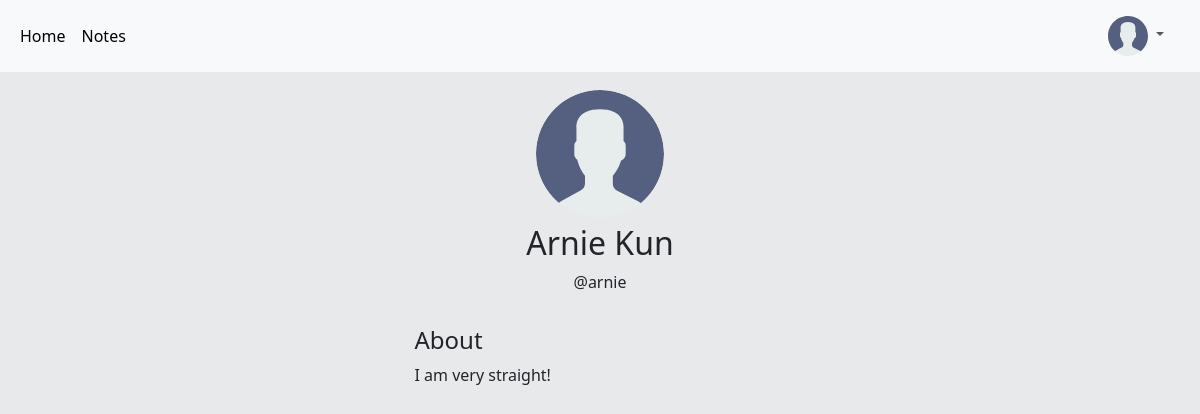
Page /user-profile/1 (signed in) on the committed database.
### base/models.py (models this page shows)
class User(AbstractUser):
    name = models.CharField(max_length=200, null=True)
    email = models.EmailField(unique=True, null=True)
    bio = models.TextField(null=True)
    avatar = models.ImageField(null=True, default='avatar.svg')
    REQUIRED_FIELDS=[]

### base/views.py (the view)
# urls.py: path('user-profile/<str:pk>', views.userProfile, name="user-profile"),
def userProfile(request, pk):
    user = User.objects.get(id=pk)
    context={'user':user}
    return render(request, 'base/profile.html', context)

### base/templates/base/profile.html (shortened to what this page needs)
{% extends 'main.html' %}
{% block content %}
<div class="top-gap-layout">
<main class="profile-page layout layout--3">
    <div class="container">
      <div class="roomList">
        <div class="profile">
          <div class="profile__avatar">
            <div class="avatar avatar--large active">
              <img src="{{user.avatar.url}}" />
            </div>
          </div>
          <div class="profile__info">
            <h3>{{user.name}}</h3>
            <p>@{{user.username}}</p>
          </div>
          <div class="profile__about">
            <h4>About</h4>
            <p>
              {{user.bio}}
            </p>
          </div>
        </div>
      </div>
    </div>
</main>
</div>
{% endblock content %}

### templates/navbar.html (shortened to what this page needs)
<nav class="navbar navbar-expand-lg bg-body-tertiary">
  <div class="container-fluid">
    <div class="collapse navbar-collapse" id="navbarSupportedContent">
      <ul class="navbar-nav me-auto mb-2 mb-lg-0">
        <div class="navbar-outline">
          <li class="left-navbar">
              <a class="nav-link active" aria-current="page" href="{% url 'home' %}">Home</a>
              <a class="nav-link active" aria-current="page" href="{% url 'note-page' %}">Notes</a>
          </li>
          {% if request.user.is_authenticated %}
          <li class="nav-item dropdown">
          <a class="nav-link dropdown-toggle" href="#" role="button" data-bs-toggle="dropdown" aria-expanded="false">
              <img src="{{request.user.avatar.url}}" class="profile-picture">
          </a>
          </li>
          {% else %}
          <a href="{% url 'login' %}"><button>Login</button></a>
          {%endif%}
        </div>
      </ul>
    </div>
  </div>
</nav>

### static/styles/main.css (style rules this page uses)
body { background-color: #E8E9EB; }

### static/styles/style.css (style rules this page uses)
.container { max-width: 120rem; width: 90%; margin: auto; }
.navbar-outline { display: grid; grid-template-columns: 1fr 11fr 1fr; justify-content: space-between; align-items: center; }
.profile { margin-bottom: 3rem; }
.profile__avatar { text-align: center; }
.profile__info { text-align: center; }
.profile__info h3 { font-size: 2rem; color: var(--color-light); font-weight: 400; }
.profile__info p { color: var(--color-main); font-weight: 500; margin-bottom: 1rem; }
.profile__about { margin-top: 2rem; margin-left: 20rem; }
.avatar { position: relative; display: inline-block; border-radius: 50%; border: 2px solid var(--color-main); }
.avatar img { display: block; border-radius: 50%; object-fit: cover; object-position: center; }
.avatar::after { content: ""; display: block; position: absolute; background-color: var(--color-gray); z-index: 111; border-radius: 50%; border: 0.3rem solid var(--color-dark); }
.avatar.active::after { background-color: var(--color-success); }
.avatar.avatar--large img { display: block; width: 8rem; height: 8rem; border-radius: 50%; }
.avatar.avatar--large:after { width: 1rem; height: 1rem; bottom: 2px; right: 3.5px; }

### templates/navbar.html (style rules this page uses)
.profile-picture { width: 40px; }
.left-navbar { align-items: center; display: grid; grid-template-columns: 1fr 1fr; }

### rows in the picture
User: user.avatar (placeholder picture)
User: avatar (placeholder picture), name "Arnie Kun", username "arnie", bio "I am very straight!"
